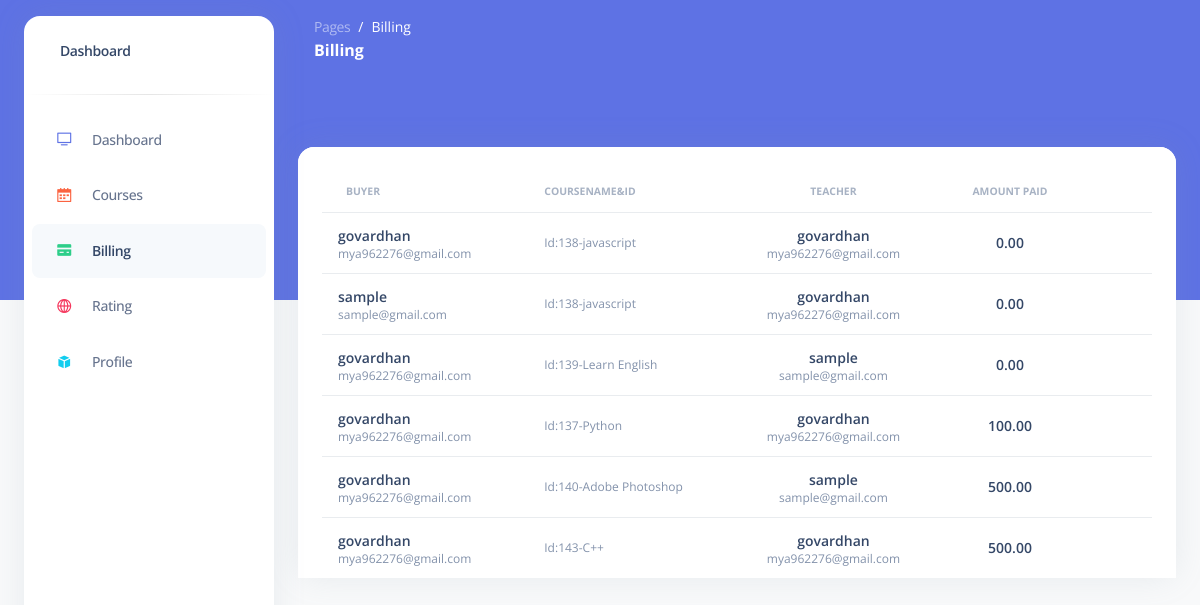
The page /billing (signed in) on the database its author committed.
### Classroomapp/models.py (models this page shows)
class  Orders(models.Model):
    useremail=models.EmailField(max_length=100)
    teachermail=models.EmailField(max_length=100)
    username=models.CharField(max_length=100)
    coursename=models.CharField(max_length=100)
    teachername=models.CharField(max_length=100)
    amountpaid=models.DecimalField(max_digits=8,decimal_places=2)
    courseid=models.IntegerField()

### Classroomapp/views.py (the view)
# urls.py: path('billing',views.adminpagebilling),
def adminpagebilling(request):
    if 'admin' in request.session:
        orders=Orders.objects.all()
        return render(request,'billing.html',{'order':orders})
    else:
        return render(request,'index.html')

### templates/billing.html (shortened to what this page needs)
<!DOCTYPE html>
<html lang="en">
<head>
  <link href="../static/css/nucleo-icons.css" rel="stylesheet" />
  <link href="../static/css/nucleo-svg.css" rel="stylesheet" />
  <link href="../static/css/nucleo-svg.css" rel="stylesheet" />
  <link id="pagestyle" href="../static/css/argon-dashboard.css" rel="stylesheet" />
</head>
<body class="g-sidenav-show   bg-gray-100">
  <aside class="sidenav bg-white navbar navbar-vertical navbar-expand-xs border-0 border-radius-xl my-3 fixed-start ms-4 " id="sidenav-main">
    <div class="sidenav-header">
      <a class="navbar-brand m-0" href=" https://demos.creative-tim.com/argon-dashboard/pages/dashboard.html " target="_blank">
        <span class="ms-1 font-weight-bold"> Dashboard </span>
      </a>
    </div>
    <hr class="horizontal dark mt-0">
    <div class="collapse navbar-collapse  w-auto " id="sidenav-collapse-main">
      <ul class="navbar-nav">
        <li class="nav-item" >
          <a class="nav-link " href="adminpage">
            <div class="icon icon-shape icon-sm border-radius-md text-center me-2 d-flex align-items-center justify-content-center">
              <i class="ni ni-tv-2 text-primary text-sm opacity-10"></i>
            </div>
            <span class="nav-link-text ms-1">Dashboard</span>
          </a>
        </li>
        <li class="nav-item" >
          <a class="nav-link  " href="course">
            <div class="icon icon-shape icon-sm border-radius-md text-center me-2 d-flex align-items-center justify-content-center">
              <i class="ni ni-calendar-grid-58 text-warning text-sm opacity-10"></i>
            </div>
            <span class="nav-link-text ms-1">Courses</span>
          </a>
        </li>
        <li class="nav-item " >
          <a class="nav-link active " href="billing">
            <div class="icon icon-shape icon-sm border-radius-md text-center me-2 d-flex align-items-center justify-content-center">
              <i class="ni ni-credit-card text-success text-sm opacity-10"></i>
            </div>
            <span class="nav-link-text ms-1">Billing</span>
          </a>
        </li>
        <li class="nav-item">
          <a class="nav-link " href="adminrating">
            <div class="icon icon-shape icon-sm border-radius-md text-center me-2 d-flex align-items-center justify-content-center">
              <i class="ni ni-world-2 text-danger text-sm opacity-10"></i>
            </div>
            <span class="nav-link-text ms-1">Rating</span>
          </a>
        </li>
        <li class="nav-item">
          <a class="nav-link " href="adminprofile">
            <div class="icon icon-shape icon-sm border-radius-md text-center me-2 d-flex align-items-center justify-content-center">
              <i class="ni ni-app text-info text-sm opacity-10"></i>
            </div>
            <span class="nav-link-text ms-1">Profile</span>
          </a>
        </li>
      </ul>
    </div>
  </aside>
  <main class="main-content position-relative border-radius-lg ">
    <nav class="navbar navbar-main navbar-expand-lg px-0 mx-4 shadow-none border-radius-xl " id="navbarBlur" data-scroll="false">
      <div class="container-fluid py-1 px-3">
        <nav aria-label="breadcrumb">
          <ol class="breadcrumb bg-transparent mb-0 pb-0 pt-1 px-0 me-sm-6 me-5">
            <li class="breadcrumb-item text-sm"><a class="opacity-5 text-white" href="javascript:;">Pages</a></li>
            <li class="breadcrumb-item text-sm text-white active" aria-current="page">Billing</li>
          </ol>
          <h6 class="font-weight-bolder text-white mb-0">Billing</h6>
        </nav>
      </div>
    </nav>
    <div class="container-fluid py-4">
      </div>
      <div class="container-fluid py-4">
        <div class="row">
          <div class="col-12">
            <div class="card mb-4">
              <div class="card-header pb-0">
                <div class="table-responsive p-0">
                  <table class="table align-items-center mb-0">
                    <thead>
                      <tr>
                        <th class="text-uppercase text-secondary text-xxs font-weight-bolder opacity-7">Buyer</th>
                        <th class="text-uppercase text-secondary text-xxs font-weight-bolder opacity-7 ps-2">Coursename&Id</th>
                        <th class="text-center text-uppercase text-secondary text-xxs font-weight-bolder opacity-7">Teacher</th>
                        <th class="text-center text-uppercase text-secondary text-xxs font-weight-bolder opacity-7">Amount paid</th>
                        <th class="text-secondary opacity-7"></th>
                      </tr>
                    </thead>
                    <tbody>
                      {% for i in order %}
                      <tr>
                        <td>
                          <div class="d-flex px-2 py-1">
                            <div class="d-flex flex-column justify-content-center">
                              <h6 class="mb-0 text-sm">{{i.username}}</h6>
                              <p class="text-xs text-secondary mb-0">{{i.useremail}}</p>
                            </div>
                          </div>
                        </td>
                        <td>
                          <p class="text-xs text-secondary mb-0">Id:{{i.courseid}}-{{i.coursename}}</p>
                        </td>
                        <td class="align-middle text-center text-sm">
                          <h6 class="mb-0 text-sm">{{i.teachername}}</h6>
                          <p class="text-xs text-secondary mb-0">{{i.teachermail}}</p>
                        </td>
                        <td class="align-middle text-center text-sm">
                          <h6 class="mb-0 text-sm">{{i.amountpaid}}</h6>
                        </td>
                        <td class="align-middle">
                        </td>
                      </tr>
                      {% endfor %}
                    </tbody>
                  </table>
                </div>
</body>
</html>

### static/css/nucleo-svg.css (style rules this page uses)
.icon { display: inline-block; color: #111111; height: 1em; width: 1em; }
.icon-sm { height: 0.8em; width: 0.8em; }
.icon { fill: currentColor; stroke: none; }

### templates/billing.html (style rules this page uses)
#sidenav-main { transition: transform 0.3s ease; }

### rows shown on the page
Orders: username "govardhan", useremail "mya962276@gmail.com", courseid "138", coursename "javascript", teachername "govardhan", teachermail "mya962276@gmail.com", amountpaid "0.00"
Orders: username "sample", useremail "sample@gmail.com", courseid "138", coursename "javascript", teachername "govardhan", teachermail "mya962276@gmail.com", amountpaid "0.00"
Orders: username "govardhan", useremail "mya962276@gmail.com", courseid "139", coursename "Learn English", teachername "sample", teachermail "sample@gmail.com", amountpaid "0.00"
Orders: username "govardhan", useremail "mya962276@gmail.com", courseid "137", coursename "Python", teachername "govardhan", teachermail "mya962276@gmail.com", amountpaid "100.00"
Orders: username "govardhan", useremail "mya962276@gmail.com", courseid "140", coursename "Adobe Photoshop", teachername "sample", teachermail "sample@gmail.com", amountpaid "500.00"
Orders: username "govardhan", useremail "mya962276@gmail.com", courseid "143", coursename "C++", teachername "govardhan", teachermail "mya962276@gmail.com", amountpaid "500.00"
